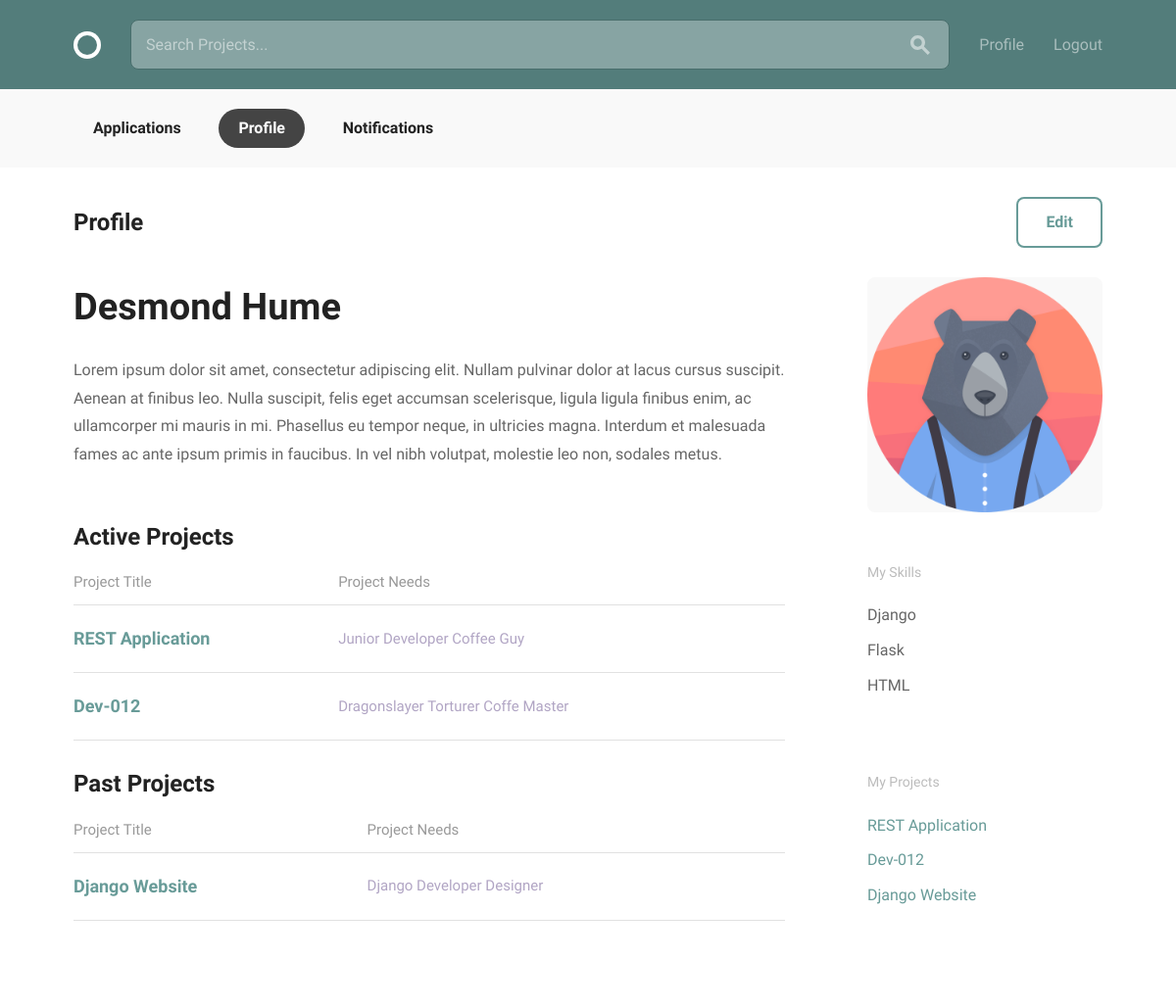
The app's page /profile/1 (signed in) with its own data.
### profiles/models.py (models this page shows, shortened)
class Profile(models.Model):
    user = models.OneToOneField(
        settings.AUTH_USER_MODEL,
        on_delete=models.CASCADE,
        related_name="profile"
    )
    display_name = models.CharField(max_length=50, null=True, blank=True)
    bio = models.CharField(max_length=500, blank=True, default="")
    avatar = models.ImageField(upload_to="avatars/", blank=True, null=True)
    skills = models.ManyToManyField(Skill, blank=True)

class Skill(models.Model):
    skill = models.CharField(max_length=30)
    def __str__(self):
        return self.skill

### projects/models.py (models this page shows, shortened)
class Project(models.Model):
    owner = models.ForeignKey(
        settings.AUTH_USER_MODEL,
        on_delete=models.CASCADE,
        related_name="project"
    )
    title = models.CharField(max_length=30)
    description = models.CharField(max_length=500)
    requirements = models.CharField(max_length=100)
    timeline = models.CharField(max_length=30, blank=True, default="")
    completed = models.BooleanField(default=False)
    positions = models.ManyToManyField(Position, blank=False)

class Position(models.Model):
    title = models.CharField(max_length=30)
    description = models.CharField(max_length=250)
    related_project = models.ForeignKey('Project', null=True)
    related_skill = models.ForeignKey(Skill, null=True)
    applications = models.ManyToManyField(
        'Application',
        blank=True,
        related_name="position_applications"
    )
    filled = models.BooleanField(default=False)
    filled_by = models.ForeignKey(
        settings.AUTH_USER_MODEL,
        null=True,
        related_name="position"
    )

### profiles/views.py (the view)
# urls.py: url(r"^(?P<pk>\d+)$", views.ProfileView.as_view(), name="view-profile"),
class ProfileView(LoginRequiredMixin, generic.TemplateView):
    model = models.Profile
    template_name = "profiles/profile.html"
    def get_object(self):
        return get_object_or_404(self.model, pk=self.kwargs.get('pk'))
    def get_context_data(self, **kwargs):
        context = super(ProfileView, self).get_context_data(**kwargs)
        context['profile'] = self.get_object()
        context['active_projects'] = self.get_object().user.project.filter(
            completed=False
        )
        context['past_projects'] = self.get_object().user.project.filter(
            completed=True
        )
        return context

### profiles/templates/profiles/profile.html
{% extends "layout.html" %}
{% load static from staticfiles %}
{% block content %}
  <div class="circle--actions--bar">
    <nav class="bounds">
      <ul class="circle--pill--list">
        {% if user.is_authenticated and user == profile.user %}
            <li><a href="{% url 'projects:applications' %}">Applications</a></li>
        {% endif %}
        <li><a class="selected" href="{% url 'profiles:view-profile' pk=profile.pk %}">Profile</a></li>
        {% if user.is_authenticated and user == profile.user %}
            <li><a href="{% url 'profiles:notifications' %}">Notifications</a></li>
        {% endif %}
      </ul>
    </nav>
  </div>
  <div class="bounds circle--page">
    <div class="circle--page--header circle--fluid">
      <div class="circle--fluid--cell circle--fluid--primary">
        <h2>Profile</h2>
      </div>
      <div class="circle--fluid--cell circle--fluid--secondary">
        {% if user.is_authenticated and user == profile.user %}
            <a class="button icon-on-left" href="{% url 'profiles:edit-profile' %}">Edit</a>
        {% endif %}
      </div>
    </div>
    <div class="grid-70">
      <h1>{{ profile.display_name }}</h1>
      <div class="circle--article--body">
          <p>{{ profile.bio }}</p>
      </div>
      {% if active_projects %}
      <h2>Active Projects</h2>
      <table class="u-full-width circle--table">
        <thead>
          <tr>
            <th>Project Title</th>
            <th class="circle--cell--right">Project Needs</th>
          </tr>
        </thead>
        <tbody>
          {% for project in active_projects %}
          <tr class="clickable-row" data-href="{% url 'projects:view-project' pk=project.pk %}">
            <td>
              <h3>{{ project.title }}</h3>
            </td>
            <td class="circle--cell--right">
              {% for position in project.positions.all %}
              <span class="secondary-label">{{ position.title }}</span>
              {% endfor %}
            </td>
          </tr>
          {% endfor %}
        </tbody>
      </table>
      {% endif %}
      {% if past_projects %}
      <h2>Past Projects</h2>
      <table class="u-full-width circle--table">
        <thead>
          <tr>
            <th>Project Title</th>
            <th class="circle--cell--right">Project Needs</th>
          </tr>
        </thead>
        <tbody>
          {% for project in past_projects %}
          <tr class="clickable-row" data-href="{% url 'projects:view-project' pk=project.pk %}">
            <td>
              <h3>{{ project.title }}</h3>
            </td>
            <td class="circle--cell--right">
              {% for position in project.positions.all %}
              <span class="secondary-label">{{ position.title }}</span>
              {% endfor %}
            </td>
          </tr>
          {% endfor %}
        </tbody>
      </table>
      {% endif %}
    </div>
    <div class="grid-25 grid-push-5">
      <div class="circle--secondary--module">
        <div class="circle--primary--avatar">
            {% if profile.avatar %}
            <img src="{% static profile.avatar.url %}">
            {% else %}
            <img src="{% static 'images/avatar.jpg' %}">
            {% endif %}
        </div>
      </div>
      <div class="circle--secondary--module">
        <h4>My Skills</h4>
        <ul class="unloaded">
          {% if not profile.skills.all %}
          <li>No skills</li>
          {% else %}
            {% for skill in profile.skills.all %}
              <li>{{ skill }}</li>
            {% endfor %}
          {% endif %}
        </ul>
      </div>
      <div class="circle--secondary--module">
        <h4>My Projects</h4>
        <ul class="circle--link--list">
          {% if not active_projects and not past_projects %}
          <li>No projects</li>
          {% else %}
            {% for project in active_projects %}
              <li><a href="{% url 'projects:view-project' pk=project.pk %}">{{ project.title }}</a></li>
            {% endfor %}
            {% for project in past_projects %}
              <li><a href="{% url 'projects:view-project' pk=project.pk %}">{{ project.title }}</a></li>
            {% endfor %}
          {% endif %}
        </ul>
      </div>
    </div>
  </div>
{% endblock %}

### records on screen
Profile: display_name "Desmond Hume", bio "Lorem ipsum dolor sit amet, consectetur adipiscing elit. Nullam pulvinar dolor at lacus cursus suscipit. Aenean at finibus leo. Nulla suscipit, felis eget accumsan scelerisque, ligula ligula finibus enim, ac ullamcorper mi mauris in mi. Phasellus eu tempor neque, in ultricies magna. Interdum et malesuada fames ac ante ipsum primis in faucibus. In vel nibh volutpat, molestie leo non, sodales metus.", avatar (picture)
Project: title "REST Application"
Position: title "Junior Developer"
Position: title "Coffee Guy"
Project: title "Dev-012"
Position: title "Dragonslayer"
Position: title "Torturer"
Position: title "Coffe Master"
Project: title "Django Website"
Position: title "Django Developer"
Position: title "Designer"
Skill: skill "Django"
Skill: skill "Flask"
Skill: skill "HTML"
